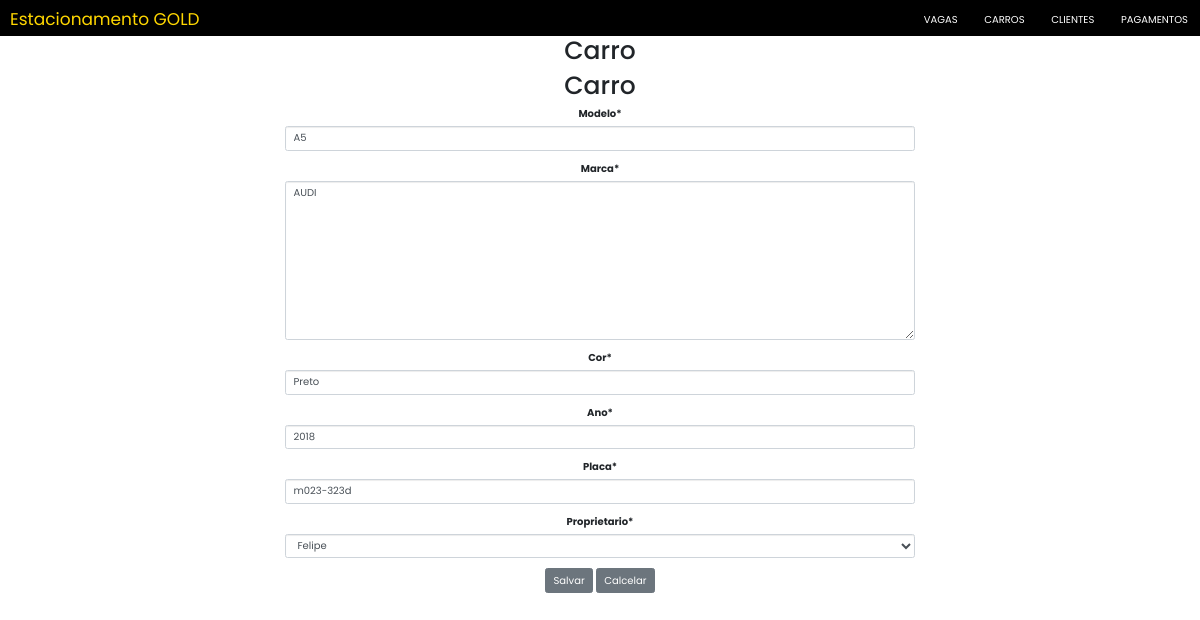
The page /carros/update/2/ on the database as committed earlier.
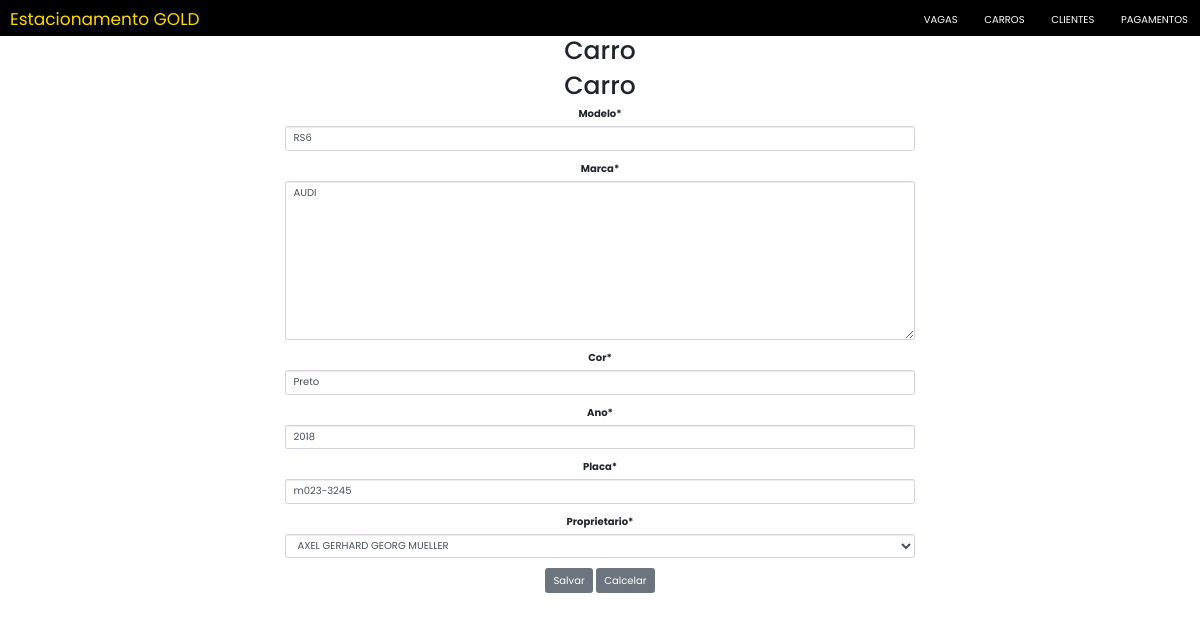
The same page on the database as committed later.
### mainCarros/models.py (models this page shows, shortened)
class Carro(models.Model):
    modelo = models.CharField(max_length=20)
    marca = EnumChoiceField(EnumMarcas)
    cor = models.CharField(max_length=20)
    ano = models.IntegerField()
    placa = models.CharField(max_length=15, unique=True)
    proprietario = models.ForeignKey(Cliente, on_delete=models.CASCADE)
    dataHoraCadastro = models.DateTimeField(
        auto_now_add=True, editable=False, verbose_name="Data e Hora Cadastro")
    dataHoraAlteracao = models.DateTimeField(
        auto_now=True, editable=False, verbose_name="Data e Hora Alteração")
    ocupandoVaga = models.BooleanField(default=False, editable=False)

### mainCarros/views.py (the view)
# urls.py: path("update/<int:pk>/", views.CarroUpdate.as_view(), name="update"),
class CarroUpdate(UpdateView):
    model = Carro
    fields = '__all__'
    success_url = reverse_lazy('mainCarros:list')

### mainClientes/models.py (called while the page is built)
    def __str__(self) -> str:
        return self.nome

### mainCarros/templates/mainCarros/carro_form.html (shortened to what this page needs)
{% extends 'Estacionamento/base.html' %}
{% load static %}
{% load crispy_forms_tags %}
{% block titleBody %}Carro{% endblock %}
{% block content %}
<div style="text-align:center; margin-left: 25%; margin-right: 25%">
    <h1> Carro </h1>
    <form class="form-horizontal" method="post" action".">
        {{form|crispy}}
        <input type="submit" class="btn btn-secondary" value="Salvar">
        <input type="reset" class="btn btn-secondary" value="Calcelar" onclick="location.href = '{% url 'mainCarros:list' %}'">
    </form>
</div>
{% endblock %}

Rows that differ between the two databases and show on the page:
changed Carro "AUDI": modelo "A5" → "RS6"; placa "m023-323d" → "m023-3245"; proprietario "Felipe" → "AXEL GERHARD GEORG MUELLER"
